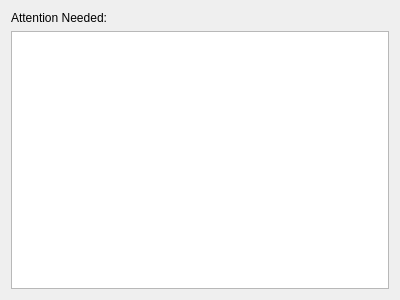
<?xml version="1.0" encoding="UTF-8"?>
<ui version="4.0">
 <class>AuthorizedForm</class>
 <widget class="QWidget" name="AuthorizedForm">
  <property name="geometry">
   <rect>
    <x>0</x>
    <y>0</y>
    <width>400</width>
    <height>300</height>
   </rect>
  </property>
  <property name="windowTitle">
   <string>Form</string>
  </property>
  <layout class="QGridLayout" name="gridLayout">
   <item row="1" column="0">
    <widget class="QListWidget" name="listWidget"/>
   </item>
   <item row="0" column="0">
    <widget class="QLabel" name="label">
     <property name="text">
      <string>Attention Needed:</string>
     </property>
    </widget>
   </item>
  </layout>
 </widget>
 <resources/>
 <connections/>
</ui>
